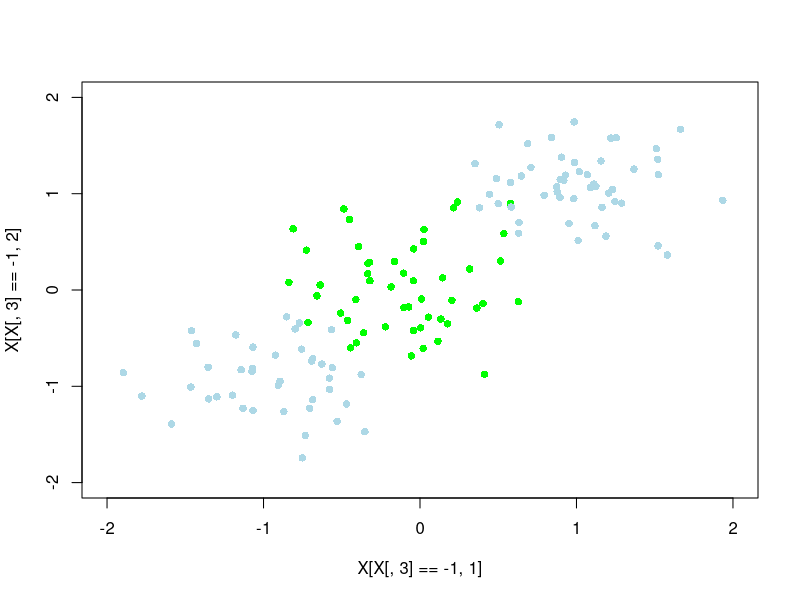
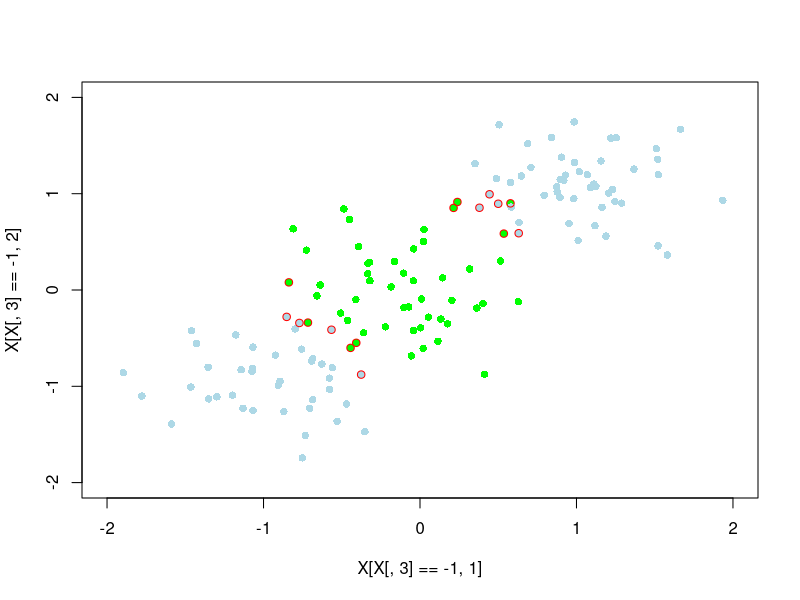
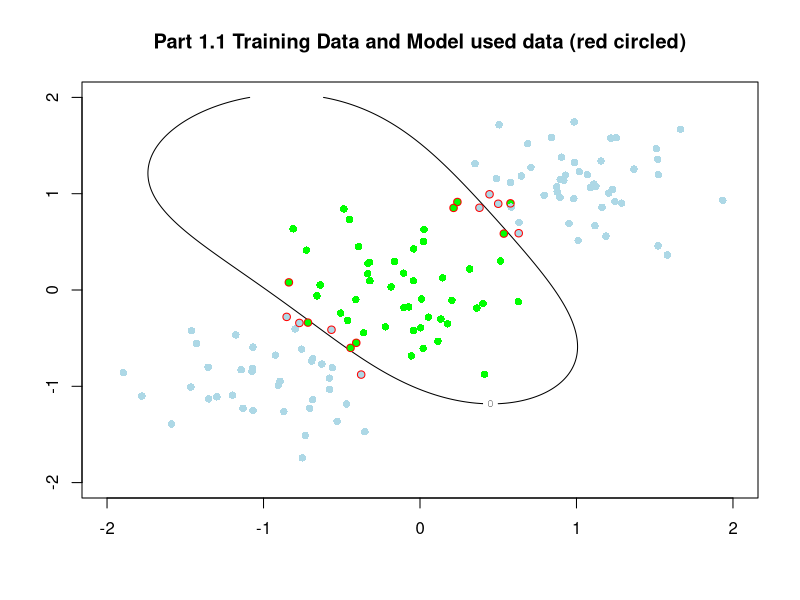

Reproduce these figures in R, in order.
library(mvtnorm)
library(quadprog)
library(Matrix)

set.seed(7675)
x1.tmp <- cbind(rmvnorm(50,c(0,0),matrix(c(0.15,0,0,0.15),2,2)),1)
x2.tmp <- cbind(rmvnorm(50,c(1,1),matrix(c(0.15,0,0,0.15),2,2)),2)
x3.tmp <- cbind(rmvnorm(40,c(-1,-1),matrix(c(0.15,0,0,0.15),2,2)),2)

X <- rbind(x1.tmp,x2.tmp,x3.tmp)



# Solution: Most of the HW7 code are reusable. Directly copy from HW7.R

# modify X to have correct class indices
X[X[,3]==1,3] <- -1
X[X[,3]==2,3] <- 1

plot(X[X[,3]==-1,1],X[X[,3]==-1,2],pch=16,col="green",xlim=c(-2,2),ylim=c(-2,2))
points(X[X[,3]==1,1],X[X[,3]==1,2],pch=16,col="lightblue")


# kenrel 1
ker_1 <- function(x,y){
    return(exp(-0.5 * t(x-y) %*% (x-y)))
}

# Calculate grad matrix
## sub function: calculate the diag
Gram_diag_element <- function(x, distanceFun){
    return(distanceFun(x,x))
}

GramMat <- function(xVec,kernelFun){
    Gram_diag <- diag( apply(xVec, 1, Gram_diag_element, distanceFun = kernelFun) ) # n * n diag
    Gram_dist <- proxy::dist(xVec, method=kernelFun) # n-1 * n-1 mat
    
    return(as.matrix(Gram_dist) + Gram_diag)
}

# Dmat
DMat <- function(Tvec, GramMat){
    return(Tvec %*% t(Tvec) * GramMat)
    # In our case Tvec %*% t(Tvec) provides a 'sign' matrix for GramMat
}

# dvec
# This is different from HW7
dVec <- function(n){
    return(rep(0,n))
}

# Amat 
# This is different from HW7
AMat <- function(tn){
    IMat <- diag(length(tn))
    OneVect <- rep(1, length(tn))
    return(cbind(cbind(tn, IMat), cbind(-IMat, OneVect)))
}

# bvec
bVec <- function(n, Nu){
    c1 <- rep(0,n+1)
    c2 <- rep(-1/n, n)
    c3 <- Nu
    return(c(c1,c2,c3))
}

# calculate B
findB <- function(tN, aN, Gmat){
    bN <- tN - colSums(aN * tN * Gmat)
    return(mean(bN))
}

# prediction
calcY <- function(xNew, tN, aN, xVec, b.num, kenrelFun){
    GramCol <- apply(xVec, 1, kenrelFun, y=xNew)
    return( sum(aN*tN*GramCol) + b.num )
}

xVec <- X[,1:2]
tN <- X[,3]

#### Data: Predicting
one.dim <- seq(-2,2,0.01)
all.x <- expand.grid(x = one.dim, y = one.dim)


Nu <- 0.1 ## I used several different Nu, and decide pick 0.1

GramMatrix_1 <- GramMat(xVec, ker_1)
DMatrix_1 <- DMat(tN, GramMatrix_1)
DVector_1 <- dVec(length(tN))
AMatrix_1 <- AMat(tN)
bVector_1 <- bVec(length(tN), Nu)
Solution_1 <- solve.QP(nearPD(DMatrix_1)$mat, DVector_1, AMatrix_1, bVector_1, meq=1)


## Model and Model used points
importantPointIndex <- which(abs(Solution_1$solution) > 0.001)
model.1.data <- xVec[importantPointIndex,]
b_1 <- findB(tN[importantPointIndex], Solution_1$solution[importantPointIndex], GramMatrix_1[importantPointIndex,importantPointIndex])
plot(X[X[,3]==-1,1],X[X[,3]==-1,2],pch=16,col="green",xlim=c(-2,2),ylim=c(-2,2))
points(X[X[,3]==1,1],X[X[,3]==1,2],pch=16,col="lightblue")
points(model.1.data[, 1], model.1.data[, 2], pch=1,col='red')


## Draw Prediction and Model used points
## This may consume more than 1 minute
prediction_1 <- apply(  all.x, 1, calcY, tN = tN[importantPointIndex], 
                        aN = Solution_1$solution[importantPointIndex], 
                        xVec = xVec[importantPointIndex,], 
                        b.num = b_1,
                        kenrelFun = ker_1)

predic_1_matrix <- matrix(prediction_1, nrow = length(one.dim))
contour(x=one.dim, y=one.dim, z=predic_1_matrix, level=c(-1,0,1), xlim = c(-2,2), ylim=c(-2,2))
title("Part 1.1 Training Data and Model used data (red circled)")
points(X[X[,3]==-1,1],X[X[,3]==-1,2],pch=16,col="green",xlim=c(-2,2),ylim=c(-2,2))
points(X[X[,3]==1,1],X[X[,3]==1,2],pch=16,col="lightblue")
points(model.1.data[, 1], model.1.data[, 2], pch=1,col='red')
